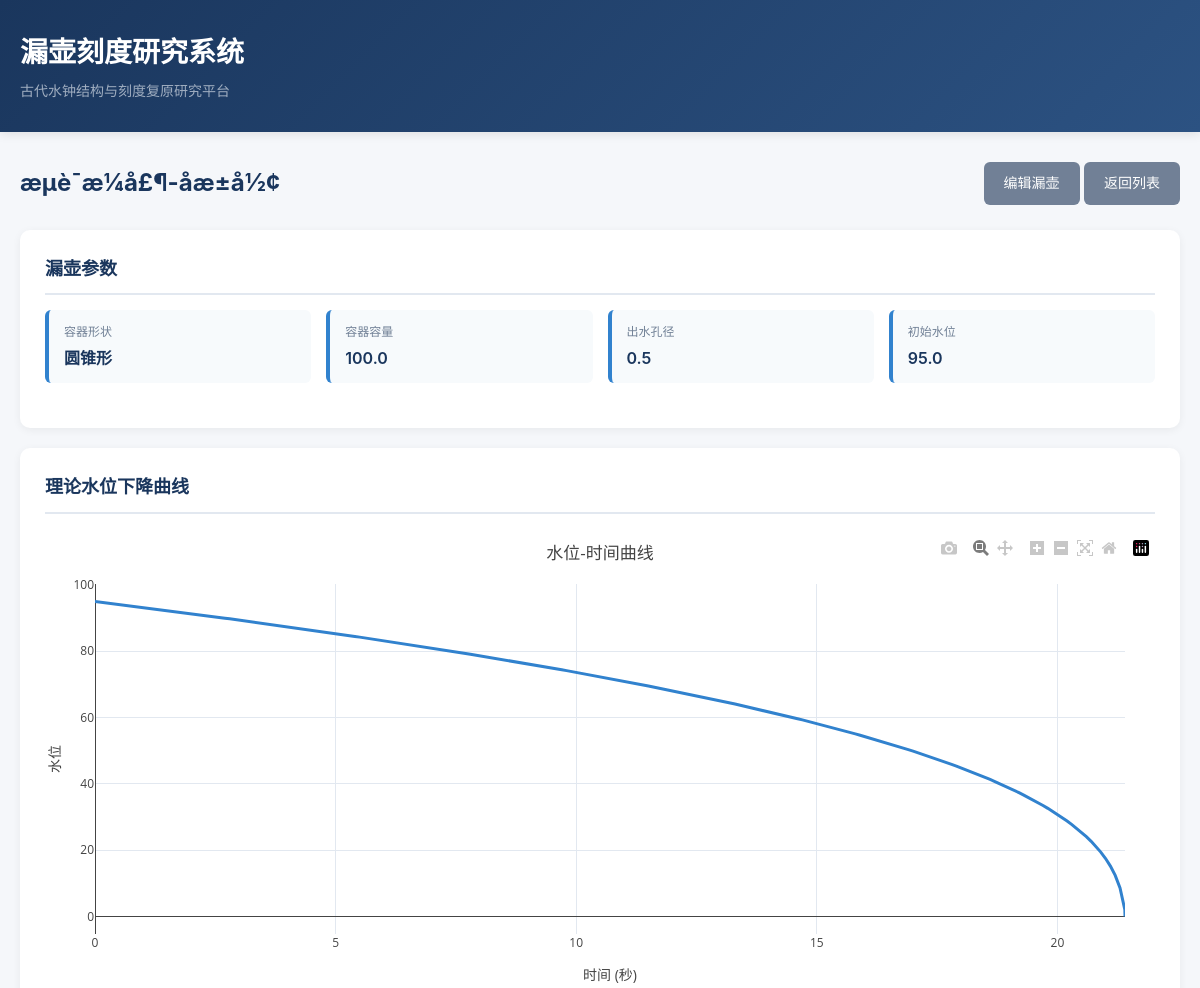
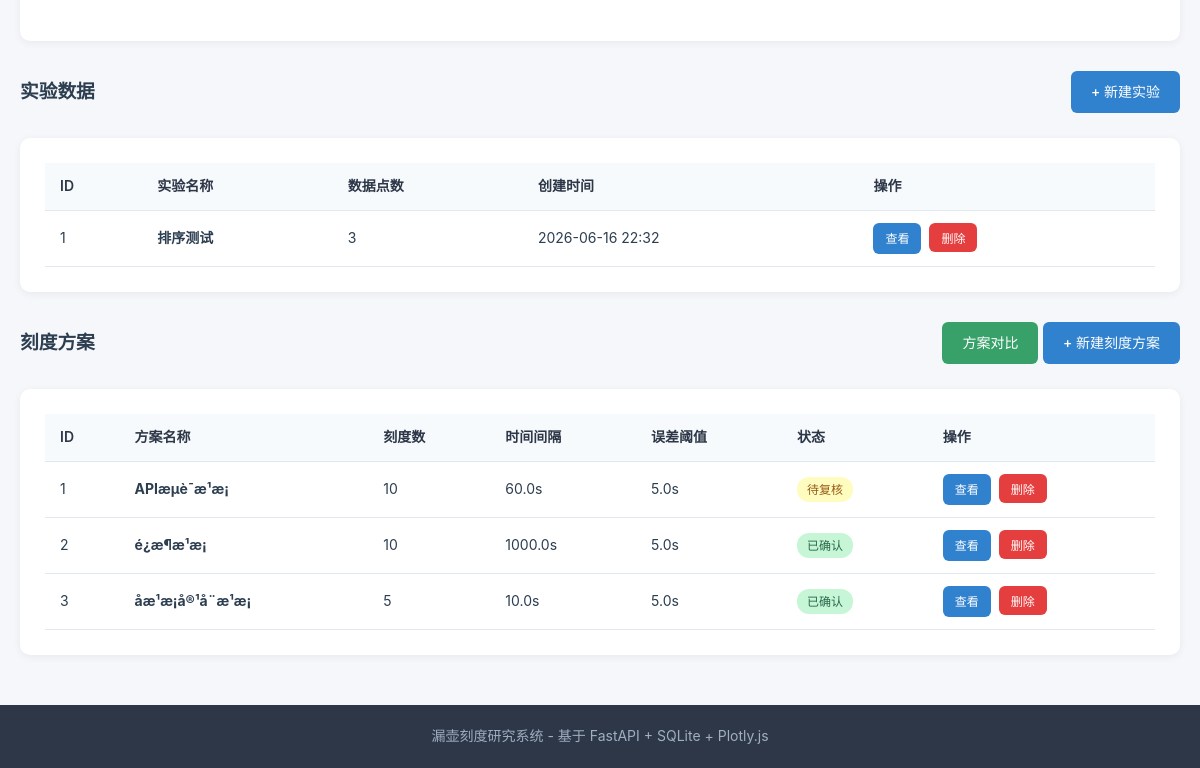
Screenshot of /containers/1 with the database file from the repository (2 pictures, top to bottom).
### app/models.py (models this page shows)
class Container(Base):
    __tablename__ = "containers"
    id = Column(Integer, primary_key=True, index=True)
    name = Column(String(200), nullable=False)
    shape = Column(String(50), nullable=False)
    capacity = Column(Float, nullable=False)
    orifice_diameter = Column(Float, nullable=False)
    initial_water_level = Column(Float, nullable=False)
    shape_params = Column(Text, nullable=True)
    description = Column(Text, nullable=True)
    created_at = Column(DateTime(timezone=True), server_default=func.now())
    updated_at = Column(DateTime(timezone=True), onupdate=func.now())
    experiments = relationship("Experiment", back_populates="container", cascade="all, delete-orphan")
    scale_schemes = relationship("ScaleScheme", back_populates="container", cascade="all, delete-orphan")

class Experiment(Base):
    __tablename__ = "experiments"
    id = Column(Integer, primary_key=True, index=True)
    container_id = Column(Integer, ForeignKey("containers.id"), nullable=False)
    name = Column(String(200), nullable=False)
    notes = Column(Text, nullable=True)
    created_at = Column(DateTime(timezone=True), server_default=func.now())
    container = relationship("Container", back_populates="experiments")
    data_points = relationship("ExperimentDataPoint", back_populates="experiment", cascade="all, delete-orphan", order_by="ExperimentDataPoint.time_point")

class ScaleScheme(Base):
    __tablename__ = "scale_schemes"
    id = Column(Integer, primary_key=True, index=True)
    container_id = Column(Integer, ForeignKey("containers.id"), nullable=False)
    name = Column(String(200), nullable=False)
    scale_count = Column(Integer, nullable=False)
    time_interval = Column(Float, nullable=False)
    error_threshold = Column(Float, nullable=False, default=5.0)
    needs_review = Column(Boolean, nullable=False, default=False)
    description = Column(Text, nullable=True)
    created_at = Column(DateTime(timezone=True), server_default=func.now())
    container = relationship("Container", back_populates="scale_schemes")
    scale_marks = relationship("ScaleMark", back_populates="scheme", cascade="all, delete-orphan", order_by="ScaleMark.scale_index")

### app/main.py (the view)
@app.get("/containers/{container_id}", response_class=HTMLResponse)
async def view_container(request: Request, container_id: int, db: Session = Depends(get_db)):
    container = db.query(models.Container).filter(models.Container.id == container_id).first()
    if not container:
        raise HTTPException(status_code=404, detail="容器不存在")
    experiments = db.query(models.Experiment).filter(models.Experiment.container_id == container_id).all()
    schemes = db.query(models.ScaleScheme).filter(models.ScaleScheme.container_id == container_id).all()
    return templates.TemplateResponse("container_detail.html", {
        "request": request,
        "container": container,
        "experiments": experiments,
        "schemes": schemes
    })

### templates/container_detail.html (shortened to what this page needs)
{% extends "base.html" %}
{% block content %}
<div class="page-header">
    <h2>{{ container.name }}</h2>
    <div>
        <a href="/containers/{{ container.id }}/edit" class="btn btn-secondary">编辑漏壶</a>
        <a href="/" class="btn btn-secondary">返回列表</a>
    </div>
</div>
<div class="card">
    <h3>漏壶参数</h3>
    <div class="info-grid">
        <div class="info-item">
            <div class="label">容器形状</div>
            <div class="value">
                {% if container.shape == 'cylindrical' %}圆柱形
                {% elif container.shape == 'conical' %}圆锥形
                {% elif container.shape == 'inverted_conical' %}倒圆锥形
                {% elif container.shape == 'spherical' %}球形
                {% else %}{{ container.shape }}
                {% endif %}
            </div>
        </div>
        <div class="info-item">
            <div class="label">容器容量</div>
            <div class="value">{{ container.capacity }}</div>
        </div>
        <div class="info-item">
            <div class="label">出水孔径</div>
            <div class="value">{{ container.orifice_diameter }}</div>
        </div>
        <div class="info-item">
            <div class="label">初始水位</div>
            <div class="value">{{ container.initial_water_level }}</div>
        </div>
    </div>
</div>
<div class="card">
    <h3>理论水位下降曲线</h3>
    <div id="waterCurvePlot" class="plot-container"></div>
</div>
<div class="page-header" style="margin-top: 30px;">
    <h3>实验数据</h3>
    <a href="/containers/{{ container.id }}/experiments/new" class="btn btn-primary">+ 新建实验</a>
</div>
<div class="card">
    {% if experiments %}
    <table>
        <thead>
            <tr>
                <th>ID</th>
                <th>实验名称</th>
                <th>数据点数</th>
                <th>创建时间</th>
                <th>操作</th>
            </tr>
        </thead>
        <tbody>
            {% for exp in experiments %}
            <tr>
                <td>{{ exp.id }}</td>
                <td><strong>{{ exp.name }}</strong></td>
                <td>{{ exp.data_points|length }}</td>
                <td>{{ exp.created_at.strftime('%Y-%m-%d %H:%M') }}</td>
                <td>
                    <div class="table-actions">
                        <a href="/containers/{{ container.id }}/experiments/{{ exp.id }}" class="btn btn-sm btn-primary">查看</a>
                        <form method="post" action="/experiments/{{ exp.id }}/delete" class="inline-form" onsubmit="return confirm('确定要删除此实验吗？');">
                            <button type="submit" class="btn btn-sm btn-danger">删除</button>
                        </form>
                    </div>
                </td>
            </tr>
            {% endfor %}
        </tbody>
    </table>
    {% else %}
    <div class="empty-state">
        <p>暂无实验数据，点击上方按钮创建第一个实验</p>
    </div>
    {% endif %}
</div>
<div class="page-header" style="margin-top: 30px;">
    <h3>刻度方案</h3>
    <div>
        <a href="/containers/{{ container.id }}/compare" class="btn btn-success">方案对比</a>
        <a href="/containers/{{ container.id }}/schemes/new" class="btn btn-primary">+ 新建刻度方案</a>
    </div>
</div>
<div class="card">
    {% if schemes %}
    <table>
        <thead>
            <tr>
                <th>ID</th>
                <th>方案名称</th>
                <th>刻度数</th>
                <th>时间间隔</th>
                <th>误差阈值</th>
                <th>状态</th>
                <th>操作</th>
            </tr>
        </thead>
        <tbody>
            {% for s in schemes %}
            <tr>
                <td>{{ s.id }}</td>
                <td><strong>{{ s.name }}</strong></td>
                <td>{{ s.scale_count }}</td>
                <td>{{ s.time_interval }}s</td>
                <td>{{ s.error_threshold }}s</td>
                <td>
                    {% if s.needs_review %}
                    <span class="badge badge-warning">待复核</span>
                    {% else %}
                    <span class="badge badge-success">已确认</span>
                    {% endif %}
                </td>
                <td>
                    <div class="table-actions">
                        <a href="/containers/{{ container.id }}/schemes/{{ s.id }}" class="btn btn-sm btn-primary">查看</a>
                        <form method="post" action="/schemes/{{ s.id }}/delete" class="inline-form" onsubmit="return confirm('确定要删除此刻度方案吗？');">
                            <button type="submit" class="btn btn-sm btn-danger">删除</button>
                        </form>
                    </div>
                </td>
            </tr>
            {% endfor %}
        </tbody>
    </table>
    {% else %}
    <div class="empty-state">
        <p>暂无刻度方案，点击上方按钮创建第一个方案</p>
    </div>
    {% endif %}
</div>
{% endblock %}

### static/style.css (style rules this page uses)
* { margin: 0; padding: 0; box-sizing: border-box; }
body { font-family: -apple-system, BlinkMacSystemFont, "Segoe UI", "PingFang SC", "Hiragino Sans GB", "Microsoft YaHei", sans-serif; background: #f5f7fa; color: #2c3e50; line-height: 1.6; }
.page-header { display: flex; justify-content: space-between; align-items: center; margin-bottom: 25px; flex-wrap: wrap; gap: 15px; }
.page-header h2 { font-size: 24px; color: #1a365d; }
.btn { display: inline-block; padding: 10px 20px; border: none; border-radius: 6px; font-size: 14px; font-weight: 500; cursor: pointer; text-decoration: none; transition: all 0.2s; }
.btn-primary { background: #3182ce; color: white; }
.btn-secondary { background: #718096; color: white; }
.btn-danger { background: #e53e3e; color: white; }
.btn-success { background: #38a169; color: white; }
.btn-sm { padding: 6px 12px; font-size: 12px; }
.card { background: white; border-radius: 10px; box-shadow: 0 2px 8px rgba(0, 0, 0, 0.06); padding: 25px; margin-bottom: 20px; }
.card h3 { font-size: 18px; color: #1a365d; margin-bottom: 15px; padding-bottom: 10px; border-bottom: 2px solid #e2e8f0; }
.info-grid { display: grid; grid-template-columns: repeat(auto-fit, minmax(200px, 1fr)); gap: 15px; margin-bottom: 20px; }
.info-item { background: #f7fafc; padding: 12px 15px; border-radius: 6px; border-left: 4px solid #3182ce; }
.info-item .label { font-size: 12px; color: #718096; margin-bottom: 4px; }
.info-item .value { font-size: 16px; font-weight: 600; color: #1a365d; }
.badge { display: inline-block; padding: 3px 10px; border-radius: 12px; font-size: 12px; font-weight: 500; }
.badge-warning { background: #fefcbf; color: #975a16; }
.badge-success { background: #c6f6d5; color: #276749; }
table { width: 100%; border-collapse: collapse; font-size: 14px; }
table th, table td { padding: 12px 15px; text-align: left; border-bottom: 1px solid #e2e8f0; }
table th { background: #f7fafc; font-weight: 600; color: #2d3748; }
.table-actions { display: flex; gap: 8px; }
.plot-container { width: 100%; height: 450px; margin: 20px 0; }
.inline-form { display: inline; }

### rows the page displays
Container: name "æµè¯æ¼å£¶-åæ±å½¢", capacity "100.0", orifice_diameter "0.5", initial_water_level "95.0"
Experiment: id "1", name "排序测试", data_points|length "3", created_at "2026-06-16 22:32"
ScaleScheme: id "1", name "APIæµè¯æ¹æ¡", scale_count "10", time_interval "60.0", error_threshold "5.0", needs_review "待复核"
ScaleScheme: id "2", name "é¿æ¶æ¹æ¡", scale_count "10", time_interval "1000.0", error_threshold "5.0", needs_review "已确认"
ScaleScheme: id "3", name "åæ¹æ¡å®¹å¨æ¹æ¡", scale_count "5", time_interval "10.0", error_threshold "5.0", needs_review "已确认"
